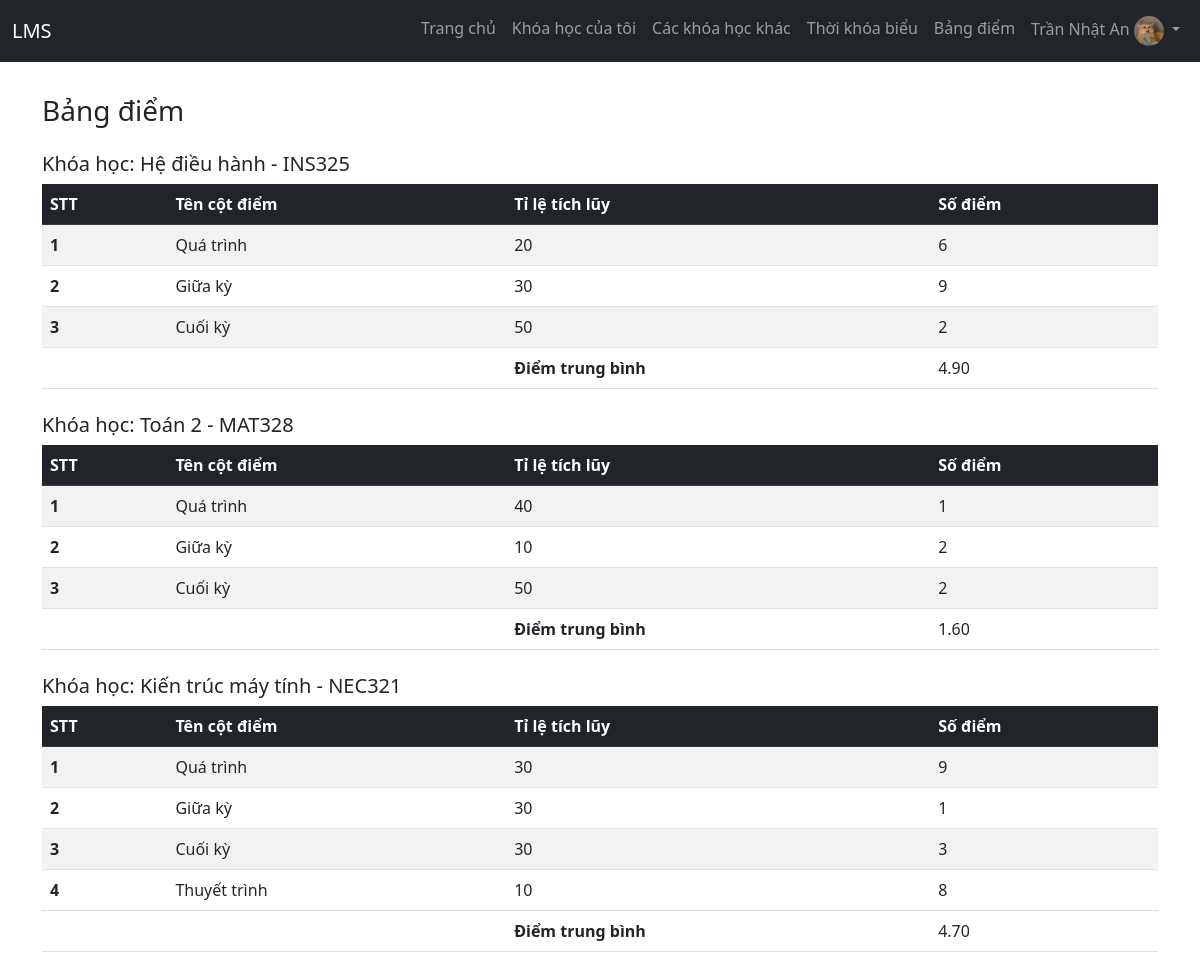
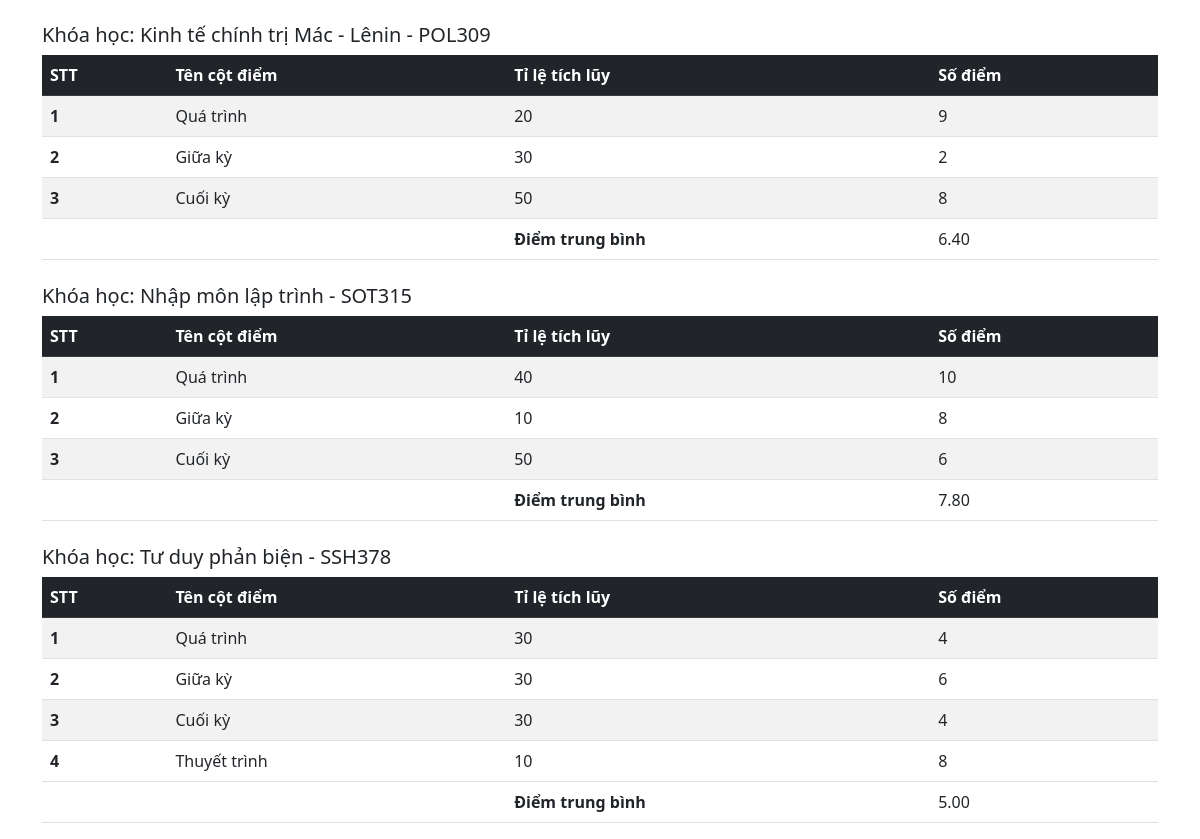
The page /student/grade.php (signed in) on the database its author committed (2 pictures, top to bottom).
### tables this page shows
CREATE TABLE course
(
    course_id INT PRIMARY KEY NOT NULL AUTO_INCREMENT,
    course_background VARCHAR(255),
    course_code VARCHAR(10) NOT NULL,
    course_name VARCHAR(255) NOT NULL,
    course_description TEXT NOT NULL,
    teacher_id BIGINT NOT NULL,
    start_date DATE NOT NULL,
    end_date DATE NOT NULL,
    status CHAR(1) NOT NULL
);

CREATE TABLE grade
(
  grade_id INT PRIMARY KEY NOT NULL AUTO_INCREMENT,
  column_id INT NOT NULL,
  member_id INT NOT NULL,
  score DECIMAL
);

CREATE TABLE grade_column
(
  column_id INT PRIMARY KEY NOT NULL AUTO_INCREMENT,
  course_id INT NOT NULL,
  grade_column_name VARCHAR(255) NOT NULL,
  proportion INT NOT NULL
);

### student/grade.php (the view, shortened to what this page needs)
<?php
include("layout.php");
$student_id = $_SESSION['user_id'];
$sql_course = "SELECT * FROM course co
INNER JOIN course_member cm ON co.course_id = cm.course_id
INNER JOIN course_schedule cs ON co.course_id = cs.course_id
WHERE student_id = $student_id";
$result_course = mysqli_query($dbconnect, $sql_course);
?>
<!DOCTYPE html>
<html lang="en">
<head>
</head>
<body>
    <header class="container mt-4">
        <h3>Bảng điểm</h3>
    </header>
    <?php
    while ($row_course = mysqli_fetch_array($result_course))
    {
        $course_id = $row_course['course_id'];
        $sql_grade = "SELECT * FROM grade gr
        INNER JOIN grade_column gc ON gr.column_id = gc.column_id
        INNER JOIN course_member cm ON gr.member_id = cm.member_id
        WHERE cm.course_id = $course_id AND cm.student_id = $student_id";
        $result_grade = mysqli_query($dbconnect, $sql_grade);
    ?>
    <div class="container mt-4">
        <h5><?php echo "Khóa học: " . $row_course['course_name'] . " - " . $row_course['course_code']?></h5>
        <table class="table table-striped table-hover">
            <thead class="table-dark">
                <tr>
                    <th scope="col">STT</th>
                    <th scope="col">Tên cột điểm</th>
                    <th scope="col">Tỉ lệ tích lũy</th>
                    <th scope="col">Số điểm</th>
                </tr>
            </thead>
            <tbody>
                <?php
                $i = 0;
                $sum_score = 0;
                $sum_proportion = 0;
                while ($row_grade = mysqli_fetch_array($result_grade))
                {
                    $score_temp = $row_grade['score'];
                    $proportion_temp = $row_grade['proportion'];
                    $sum_score += $score_temp * $proportion_temp;
                    $sum_proportion += $proportion_temp;
                ?>
                <tr>
                    <th scope="row"><?php $i++; echo $i;?></th>
                    <td><?php echo $row_grade['grade_column_name']?></td>
                    <td><?php echo $row_grade['proportion']?></td>
                    <td><?php echo $score_temp?></td>
                </tr>
                <?php
                }
                ?>
            </tbody>
            <tfoot>
                <tr>
                    <td></td>
                    <td></td>
                    <th>Điểm trung bình</th>
                    <td>
                        <?php
                    $rounded_result = number_format($sum_score / $sum_proportion, 2);
                    echo $rounded_result;
                    ?>
                    </td>
                </tr>
            </tfoot>
        </table>
    </div>
    <?php
    }
    ?>
</body>
</html>

### student/layout.php (style rules this page uses)
body { padding-top: 70px; }

### rows shown on the page
course: course_name "Hệ điều hành", course_code "INS325", rounded_result "4.90"
grade: column.grade_column_name "Quá trình", column.proportion "20", score "6"
grade: column.grade_column_name "Giữa kỳ", column.proportion "30", score "9"
grade: column.grade_column_name "Cuối kỳ", column.proportion "50", score "2"
course: course_name "Toán 2", course_code "MAT328", rounded_result "1.60"
grade: column.grade_column_name "Quá trình", column.proportion "40", score "1"
grade: column.grade_column_name "Giữa kỳ", column.proportion "10", score "2"
grade: column.grade_column_name "Cuối kỳ", column.proportion "50", score "2"
course: course_name "Kiến trúc máy tính", course_code "NEC321", rounded_result "4.70"
grade: column.grade_column_name "Quá trình", column.proportion "30", score "9"
grade: column.grade_column_name "Giữa kỳ", column.proportion "30", score "1"
grade: column.grade_column_name "Cuối kỳ", column.proportion "30", score "3"
grade: column.grade_column_name "Thuyết trình", column.proportion "10", score "8"
course: course_name "Kinh tế chính trị Mác - Lênin", course_code "POL309", rounded_result "6.40"
grade: column.grade_column_name "Quá trình", column.proportion "20", score "9"
grade: column.grade_column_name "Giữa kỳ", column.proportion "30", score "2"
grade: column.grade_column_name "Cuối kỳ", column.proportion "50", score "8"
course: course_name "Nhập môn lập trình", course_code "SOT315", rounded_result "7.80"
grade: column.grade_column_name "Quá trình", column.proportion "40", score "10"
grade: column.grade_column_name "Giữa kỳ", column.proportion "10", score "8"
grade: column.grade_column_name "Cuối kỳ", column.proportion "50", score "6"
course: course_name "Tư duy phản biện", course_code "SSH378", rounded_result "5.00"
grade: column.grade_column_name "Quá trình", column.proportion "30", score "4"
grade: column.grade_column_name "Giữa kỳ", column.proportion "30", score "6"
grade: column.grade_column_name "Cuối kỳ", column.proportion "30", score "4"
grade: column.grade_column_name "Thuyết trình", column.proportion "10", score "8"

### other values the page prints
$username_now "Trần Nhật An"
